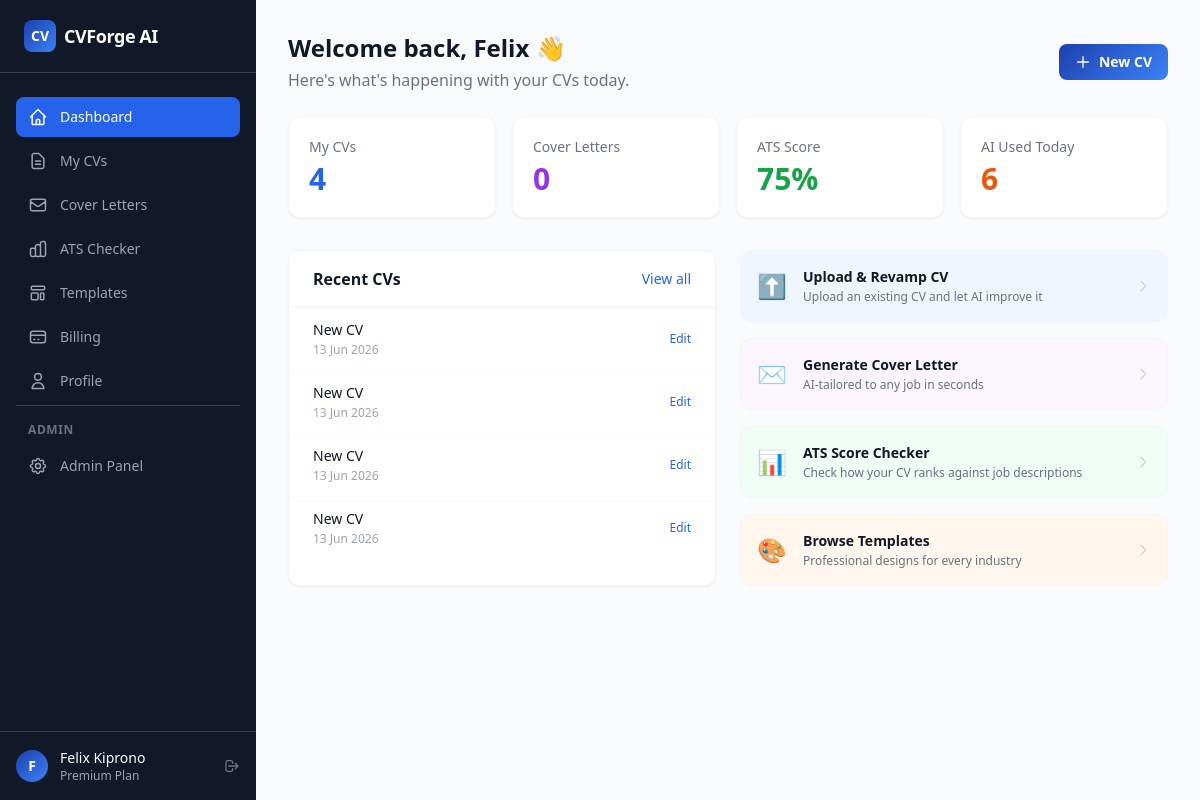
The app's page /dashboard (signed in) with its own data.
### app/models.py (models this page shows, shortened)
class User(db.Model, UserMixin):
    __tablename__ = "users"
    id = db.Column(db.Integer, primary_key=True)
    email = db.Column(db.String(255), unique=True, nullable=False, index=True)
    username = db.Column(db.String(80), unique=True, nullable=True, index=True)
    password_hash = db.Column(db.String(255), nullable=True)
    first_name = db.Column(db.String(80), nullable=True)
    last_name = db.Column(db.String(80), nullable=True)
    avatar_url = db.Column(db.String(500), nullable=True)
    google_id = db.Column(db.String(255), unique=True, nullable=True, index=True)
    oauth_provider = db.Column(db.String(50), nullable=True)
    is_active = db.Column(db.Boolean, default=True, nullable=False)
    is_admin = db.Column(db.Boolean, default=False, nullable=False)
    is_verified = db.Column(db.Boolean, default=False, nullable=False)
    verification_token = db.Column(db.String(255), nullable=True)
    reset_token = db.Column(db.String(255), nullable=True)
    reset_token_expires = db.Column(db.DateTime(timezone=True), nullable=True)
    plan = db.Column(db.String(20), default="free", nullable=False)
    plan_expires_at = db.Column(db.DateTime(timezone=True), nullable=True)
    created_at = db.Column(db.DateTime(timezone=True), default=utcnow, nullable=False)
    updated_at = db.Column(db.DateTime(timezone=True), default=utcnow, onupdate=utcnow, nullable=False)
    last_login_at = db.Column(db.DateTime(timezone=True), nullable=True)
    profile = db.relationship("Profile", backref="user", uselist=False, lazy="joined", cascade="all, delete-orphan")
    resumes = db.relationship("Resume", backref="user", lazy="dynamic", cascade="all, delete-orphan")
    cover_letters = db.relationship("CoverLetter", backref="user", lazy="dynamic", cascade="all, delete-orphan")
    subscriptions = db.relationship("Subscription", backref="user", lazy="dynamic", cascade="all, delete-orphan")
    payments = db.relationship("Payment", backref="user", lazy="dynamic", cascade="all, delete-orphan")
    ai_usages = db.relationship("AIUsage", backref="user", lazy="dynamic", cascade="all, delete-orphan")
    activity_logs = db.relationship("ActivityLog", backref="user", lazy="dynamic", cascade="all, delete-orphan")
    notifications = db.relationship("Notification", backref="user", lazy="dynamic", cascade="all, delete-orphan")
    @property
    def is_premium(self) -> bool:
        if self.plan in ("pro", "premium") and self.plan_expires_at:
            return _make_aware(self.plan_expires_at) > datetime.now(timezone.utc)
        return False
    @property
    def full_name(self) -> str:
        parts = filter(None, [self.first_name, self.last_name])
        return " ".join(parts) or self.email.split("@")[0]

class Resume(db.Model):
    __tablename__ = "resumes"
    id = db.Column(db.Integer, primary_key=True)
    user_id = db.Column(db.Integer, db.ForeignKey("users.id"), nullable=False, index=True)
    template_id = db.Column(db.Integer, db.ForeignKey("templates.id"), nullable=True)
    title = db.Column(db.String(255), nullable=False, default="Untitled Resume")
    slug = db.Column(db.String(255), nullable=True, index=True)
    status = db.Column(db.String(20), default="draft")
    ats_score = db.Column(db.Integer, nullable=True)
    ats_report = db.Column(db.JSON, nullable=True)
    personal_info = db.Column(db.JSON, nullable=True)
    professional_summary = db.Column(db.Text, nullable=True)
    work_experience = db.Column(db.JSON, nullable=True)
    education = db.Column(db.JSON, nullable=True)
    skills = db.Column(db.JSON, nullable=True)
    certifications = db.Column(db.JSON, nullable=True)
    projects = db.Column(db.JSON, nullable=True)
    references = db.Column(db.JSON, nullable=True)
    languages = db.Column(db.JSON, nullable=True)
    awards = db.Column(db.JSON, nullable=True)
    custom_sections = db.Column(db.JSON, nullable=True)
    source = db.Column(db.String(30), default="builder")
    original_filename = db.Column(db.String(255), nullable=True)
    original_file_path = db.Column(db.String(500), nullable=True)
    is_public = db.Column(db.Boolean, default=False)
    public_token = db.Column(db.String(64), unique=True, nullable=True)
    download_count = db.Column(db.Integer, default=0)
    last_downloaded_at = db.Column(db.DateTime(timezone=True), nullable=True)
    created_at = db.Column(db.DateTime(timezone=True), default=utcnow, nullable=False)
    updated_at = db.Column(db.DateTime(timezone=True), default=utcnow, onupdate=utcnow, nullable=False)
    versions = db.relationship("ResumeVersion", backref="resume", lazy="dynamic", cascade="all, delete-orphan")
    job_matches = db.relationship("JobMatch", backref="resume", lazy="dynamic", cascade="all, delete-orphan")

### app/routes/dashboard.py (the view)
@dashboard_bp.route("/dashboard")
@login_required
def index():
    resumes = (Resume.query.filter_by(user_id=current_user.id)
               .order_by(Resume.updated_at.desc()).limit(5).all())
    cover_letters = (CoverLetter.query.filter_by(user_id=current_user.id, is_archived=False)
                     .order_by(CoverLetter.updated_at.desc()).limit(5).all())
    recent_report = (ATSReport.query.filter_by(user_id=current_user.id)
                     .order_by(ATSReport.created_at.desc()).first())
    daily_ai_used = AIUsage.get_daily_count(current_user.id)
    return render_template("dashboard/index.html",
                           resumes=resumes,
                           cover_letters=cover_letters,
                           recent_report=recent_report,
                           daily_ai_used=daily_ai_used)

### app/__init__.py (called while the page is built)
@login_manager.user_loader
def load_user(user_id):
    return db.session.get(User, int(user_id))

### app/models.py (called while the page is built)
def _make_aware(dt):
    if dt is None:
        return None
    if dt.tzinfo is None:
        return dt.replace(tzinfo=timezone.utc)
    return dt

    @classmethod
    def get_daily_count(cls, user_id: int, feature: str = None) -> int:
        today_start = datetime.utcnow().replace(hour=0, minute=0, second=0, microsecond=0)
        q = cls.query.filter(cls.user_id == user_id, cls.created_at >= today_start)
        if feature:
            q = q.filter_by(feature=feature)
        return q.count()

### app/templates/dashboard/index.html (shortened to what this page needs)
{% extends "base_dashboard.html" %}
{% block page_title %}Welcome back, {{ current_user.first_name or 'there' }} 👋{% endblock %}
{% block page_subtitle %}Here's what's happening with your CVs today.{% endblock %}
{% block page_actions %}
  <a href="{{ url_for('cv.new_cv') }}"
     class="inline-flex items-center gap-2 px-4 py-2 rounded-lg gradient-brand text-white text-sm font-semibold hover:opacity-90 transition">
    <svg class="w-4 h-4" fill="none" viewBox="0 0 24 24" stroke="currentColor" stroke-width="2">
      <path stroke-linecap="round" stroke-linejoin="round" d="M12 4v16m8-8H4"/>
    </svg>
    New CV
  </a>
{% endblock %}
{% block content %}
<div class="grid grid-cols-2 lg:grid-cols-4 gap-4 mb-8">
  {% set stats = [
    ('My CVs', resumes|length, 'text-blue-600', 'bg-blue-50'),
    ('Cover Letters', cover_letters|length, 'text-purple-600', 'bg-purple-50'),
    ('ATS Score', (recent_report.score ~ '%') if recent_report else '—', 'text-green-600', 'bg-green-50'),
    ('AI Used Today', daily_ai_used, 'text-orange-600', 'bg-orange-50'),
  ] %}
  {% for label, value, text_cls, bg_cls in stats %}
  <div class="bg-white rounded-xl p-5 border border-gray-100 shadow-sm">
    <p class="text-sm text-gray-500 font-medium">{{ label }}</p>
    <p class="text-3xl font-bold mt-1 {{ text_cls }}">{{ value }}</p>
  </div>
  {% endfor %}
</div>
<div class="grid lg:grid-cols-2 gap-6">
  <div class="bg-white rounded-xl border border-gray-100 shadow-sm overflow-hidden">
    <div class="flex items-center justify-between px-6 py-4 border-b border-gray-100">
      <h2 class="font-semibold text-gray-900">Recent CVs</h2>
      <a href="{{ url_for('cv.list_cvs') }}" class="text-sm text-blue-600 hover:underline">View all</a>
    </div>
    {% if resumes %}
    <ul class="divide-y divide-gray-50">
      {% for resume in resumes %}
      <li class="flex items-center justify-between px-6 py-3 hover:bg-gray-50 transition-colors">
        <div class="min-w-0">
          <p class="font-medium text-gray-900 truncate text-sm">{{ resume.title }}</p>
          <p class="text-xs text-gray-400 mt-0.5">{{ resume.updated_at.strftime('%d %b %Y') }}</p>
        </div>
        <div class="flex items-center gap-2 flex-shrink-0 ml-4">
          <a href="{{ url_for('cv.builder', resume_id=resume.id) }}"
             class="text-xs text-blue-600 hover:underline font-medium">Edit</a>
        </div>
      </li>
      {% endfor %}
    </ul>
    {% endif %}
  </div>
  <div class="space-y-4">
    {% set actions = [
      (url_for('cv.upload'), '⬆️', 'Upload & Revamp CV', 'Upload an existing CV and let AI improve it', 'bg-blue-50 hover:bg-blue-100'),
      (url_for('cover_letter.new_letter'), '✉️', 'Generate Cover Letter', 'AI-tailored to any job in seconds', 'bg-purple-50 hover:bg-purple-100'),
      (url_for('ats.index'), '📊', 'ATS Score Checker', 'Check how your CV ranks against job descriptions', 'bg-green-50 hover:bg-green-100'),
      (url_for('templates_gallery.index'), '🎨', 'Browse Templates', 'Professional designs for every industry', 'bg-orange-50 hover:bg-orange-100'),
    ] %}
    {% for href, emoji, title, desc, cls in actions %}
    <a href="{{ href }}"
       class="flex items-center gap-4 p-4 rounded-xl border border-gray-100 {{ cls }} transition-colors group">
      <span class="text-2xl">{{ emoji }}</span>
      <div>
        <p class="font-semibold text-gray-900 text-sm">{{ title }}</p>
        <p class="text-xs text-gray-500 mt-0.5">{{ desc }}</p>
      </div>
      <svg class="w-4 h-4 ml-auto text-gray-300 group-hover:text-gray-500 transition-colors" fill="none" viewBox="0 0 24 24" stroke="currentColor" stroke-width="2">
        <path stroke-linecap="round" stroke-linejoin="round" d="M9 5l7 7-7 7"/>
      </svg>
    </a>
    {% endfor %}
  </div>
</div>
{% endblock %}

### app/templates/base_dashboard.html (shortened to what this page needs)
{% extends "base.html" %}
{% block body %}
<div class="min-h-screen flex" x-data="{sidebarOpen: false}">
  <aside class="hidden lg:flex lg:flex-col lg:w-64 lg:fixed lg:inset-y-0 bg-gray-900 text-white">
    <div class="flex items-center gap-2 px-6 py-5 border-b border-gray-700">
      <div class="w-8 h-8 rounded-lg gradient-brand flex items-center justify-center text-white font-bold text-sm">CV</div>
      <span class="font-bold text-lg tracking-tight">CVForge AI</span>
    </div>
    <nav class="flex-1 px-4 py-6 space-y-1 overflow-y-auto">
      {% for endpoint, icon_path, label in nav %}
      <a href="{{ url_for(endpoint) }}"
         class="flex items-center gap-3 px-3 py-2.5 rounded-lg text-sm font-medium transition-colors
         {% if request.endpoint == endpoint %}bg-blue-600 text-white{% else %}text-gray-400 hover:bg-gray-800 hover:text-white{% endif %}">
        <svg class="w-5 h-5 flex-shrink-0" fill="none" viewBox="0 0 24 24" stroke="currentColor" stroke-width="1.8">
          <path stroke-linecap="round" stroke-linejoin="round" d="{{ icon_path }}"/>
        </svg>
        {{ label }}
      </a>
      {% endfor %}
      {% if current_user.is_admin %}
      <div class="pt-4 mt-4 border-t border-gray-700">
        <p class="px-3 text-xs font-semibold text-gray-500 uppercase tracking-wider mb-2">Admin</p>
        <a href="{{ url_for('admin.index') }}"
           class="flex items-center gap-3 px-3 py-2.5 rounded-lg text-sm font-medium text-gray-400 hover:bg-gray-800 hover:text-white transition-colors">
          Admin Panel
        </a>
      </div>
      {% endif %}
    </nav>
    <div class="px-4 py-4 border-t border-gray-700">
      <div class="flex items-center gap-3">
        <div class="w-8 h-8 rounded-full gradient-brand flex items-center justify-center text-white text-sm font-bold flex-shrink-0">
          {{ current_user.first_name[0]|upper if current_user.first_name else current_user.email[0]|upper }}
        </div>
        <div class="flex-1 min-w-0">
          <p class="text-sm font-medium text-white truncate">{{ current_user.full_name }}</p>
          <p class="text-xs text-gray-400 capitalize">{{ current_user.plan }} plan</p>
        </div>
        <a href="{{ url_for('auth.logout') }}" title="Logout"
           class="text-gray-500 hover:text-white transition-colors">
          <svg class="w-4 h-4" fill="none" viewBox="0 0 24 24" stroke="currentColor">
            <path stroke-linecap="round" stroke-linejoin="round" stroke-width="2"
                  d="M17 16l4-4m0 0l-4-4m4 4H7m6 4v1a3 3 0 01-3 3H6a3 3 0 01-3-3V7a3 3 0 013-3h4a3 3 0 013 3v1"/>
          </svg>
        </a>
      </div>
    </div>
  </aside>
  <div class="flex-1 lg:ml-64 flex flex-col min-h-screen">
    <main class="flex-1 p-4 lg:p-8">
      {% if self.page_title() %}
      <div class="mb-6 flex items-center justify-between gap-4">
        <div>
          <h1 class="text-2xl font-bold text-gray-900">{% block page_title %}{% endblock %}</h1>
          {% if self.page_subtitle() %}
          <p class="text-gray-500 mt-1">{% block page_subtitle %}{% endblock %}</p>
          {% endif %}
        </div>
        <div class="flex gap-2">{% block page_actions %}{% endblock %}</div>
      </div>
      {% endif %}
      {% block content %}{% endblock %}
    </main>
  </div>
</div>
{% endblock %}

### app/templates/base.html (shortened to what this page needs)
<!DOCTYPE html>
<html lang="en" class="h-full">
<head>
  <script src="https://cdn.tailwindcss.com"></script>
</head>
<body class="h-full bg-gray-50 text-gray-900 antialiased">
{% block body %}{% endblock %}
</body>
</html>

### app/templates/base.html (style rules this page uses)
.gradient-brand { background:linear-gradient(135deg,#1e40af 0%,#3b82f6 100%) }

### records on screen
User: first_name "F", full_name "Felix Kiprono", plan "Premium", first_name "Felix"
Resume: title "New CV", updated_at "13 Jun 2026"
Resume: title "New CV", updated_at "13 Jun 2026"
Resume: title "New CV", updated_at "13 Jun 2026"
Resume: title "New CV", updated_at "13 Jun 2026"

### other values on screen
{{ label }} "Dashboard" "My CVs" "Cover Letters" "ATS Checker" "Templates" "Billing" "Profile"
{{ label }} "My CVs" "Cover Letters" "ATS Score" "AI Used Today"
{{ value }} "4" "0" "75%" "6"
{{ emoji }} "⬆️" "✉️" "📊" "🎨"
{{ title }} "Upload & Revamp CV" "Generate Cover Letter" "ATS Score Checker" "Browse Templates"
{{ desc }} "Upload an existing CV and let AI improve it" "AI-tailored to any job in seconds" "Check how your CV ranks against job descriptions" "Professional designs for every industry"
